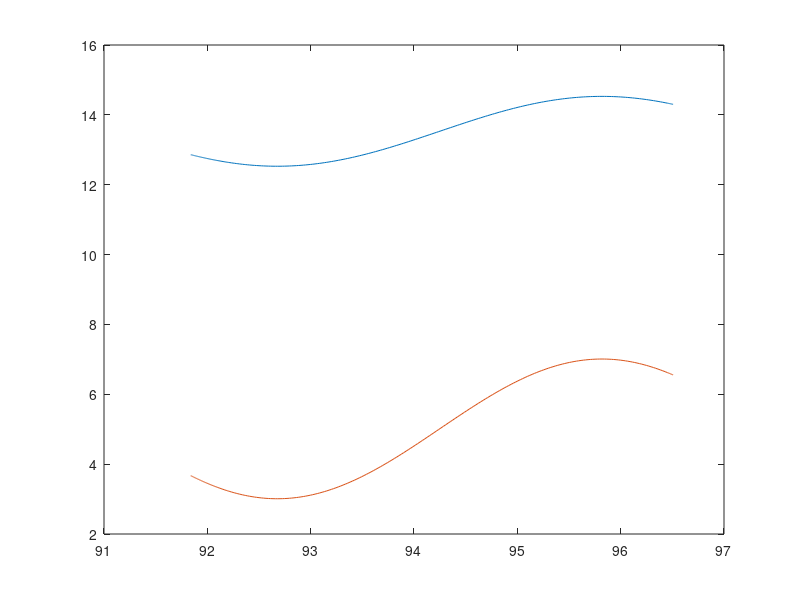

The MATLAB source for this figure: (Note: this script raises an error after producing the figure.)

function main()
    %This script is used for the random testing.
    %Below is an example of the possible use of the random testing.
    
    %Function to test, is not randomised
    fun = @cosbasic;
    
    %Size of the system
    size = 2;
    
    %Interval for the tspan
    tstart=-100;
    tend=100;
    
    %Interval for initial values
    y0start=1;
    y0end=100;
    
    %Event function
    events=@eventsbasic;   
    
    %Mass function, or mass matrix 
    mass=[];
    
    % Choice of the options to test, any combination of the following 
    % choices, (Note: 'massmatrix','massfunctime', and 'massfuncstate' 
    % should not be used at the same time):
    %
    %   'tol' - Will randomise AbsTol, RelTol, and NormControl
    %   'nonnegative' - Will randomise NonNegative
    %   'step' - Will randomise MaxStep and InitialStep
    %   'refine' - Will randomise Refine
    %   'events' - Will use the event function passed
    %   'massmatrix' - Will the mass as a matrix
    %   'massfunctime' - Will use mass as a time depedent function
    %   'massfuncstate' - Will use mass as a state-time depedent function
    %
    choices={'nonnegative','tol','step','refine','massmatrix'}
    fileID = fopen('test.txt','w');
    
    %Loop to execute a random test, in this example 10 tests will be
    %performed
    for i=1:10
        execute_test(fun,size,tstart,tend,y0start,y0end,events,mass,choices,fileID);
    end
    
    
end

function execute_test(fun,size,tstart,tend,y0start,y0end,events,mass,choices,textfile)
    succ = false;
    while ~succ
        [y0,tspan]=randInput(size,tstart,tend,y0start,y0end);
        options = odeset();
        te=[];
        ye=[];
        ie=[];
        if any(strcmp(choices,'tol'))
            options = randTol(options,y0);
            disp(options)
        end
        if any(strcmp(choices,'refine'))
            options = randRefine(options);
        end
        if any(strcmp(choices,'nonnegative'))
            options = randNN(options,y0);
        end
        if any(strcmp(choices,'step'))
            options = randStep(options);
        end
        if any(strcmp(choices,'events'))
            options = odeset(options,'Events',events);
        end
        if any(strcmp(choices,'massmatrix'))
            options = randMatrix(options,y0);
        end
        if any(strcmp(choices,'massfunctime'))
            options = odeset(options,'Events',mass,'MStateDependence','none');
        end
        if any(strcmp(choices,'massfuncstate'))
            options = odeset(options,'Mass',mass,'MStateDependence','weak');
        end
        try
            save('options')
            if any(strcmp(choices,'events'))
                [t,y,te,ye,ie]=ode45(fun,tspan,y0,options);
            else
                [t,y]=ode45(fun,tspan,y0,options);
            end
            sol=ode45(fun,tspan,y0,options);
            succ = true;
        catch
            warning('Test failed');
        end
    end
    plot(t,y)
    writetext(textfile,sol,tspan,y0,t,y,te,ye,ie);
end



%%
%
%   Write your ode, event, mass functions here
%
%

function dydt = cosbasic(t,y)
    dydt=[cos(t);2*cos(t)];
end

function dydt = trigbasic(t,y)
    dydt = [y(1)*cos(t);y(2)*sin(t)];
end

function dydt = polybasic(t,y)
    dydt = [0.02*(3*t^5-52*t^3+42*t^2+145*t+18);0.02*(3*t^5-52*t^3+42*t^2+145*t+18)];
end

function [value,isterminal,direction] = eventsbasic(t,y)
    value = [y(1),y(2)];
    isterminal = [1,0];
    direction = [1,-1];
end

%%



%%
function [y0,tspan] = randInput(size,start,en,y0start,y0end)
    bool = [0,1];
    y0exponent = zeros(1,floor(log10(y0end/y0start))+1);
    y0exponent(1) = y0start;
    for i = 2:length(y0exponent)
        y0exponent(i) = y0exponent(i-1)*10;
    end
    y0=zeros(size,1);
    for i=1:size
        y0(i) = rand * randsample(y0exponent,1);
    end
    if randsample(bool,1)
        t0= start + (en-start) .* rand;
        tend = t0 +(en-t0) .* rand;
        tspan = [t0,tend];
    elseif randsample(bool,1)
        t0= start + (en-start) .* rand;
        tend = t0 +(en-t0) .* rand;
        space = 1/ (50 + (1000-50) *rand);
        tspan = [t0:space:tend];
    else
        t0= start + (en-start) .* rand;
        tend = t0 +(en-t0) .* rand;
        space = 1 / (50 + (1000-50) *rand);
        num = round((tend-t0)/space);
        tspan=sort(rand(1,num)*(tend-t0) + t0);
        
    end
end

function option = randTol(opt,y0)
    bool = [0,1];
    absexponent = [1e-10,1e-9,1e-8,1e-7,1e-6,1e-5,1e-4,1e-3];
    relexponent = [1e-8,1e-7,1e-6,1e-5,1e-4,1e-3,1e-2,1e-1,1];
    randNorm=randsample(bool,1);
    if randNorm
        option=odeset(opt,'NormControl','on');
    else
        option=odeset(opt,'NormControl','off');
    end
    absArray=randsample(bool,1);
    if absArray && ~randNorm
        randAbs=rand(1,length(y0)).*randsample(absexponent,1)
    else
        randAbs=rand*randsample(absexponent,1);
    end
    option=odeset(option,'AbsTol',randAbs);
    option=odeset(option,'RelTol',rand*randsample(relexponent,1))
end

function option = randRefine(opt)
    option = odeset(opt,'Refine',floor(1 + 20 * rand));
end

function option = randNN(opt,y0)
    bool = [0,1];
    size = length(y0);
    index = [];
    for i = 1:size
        if randsample(bool,1)
            index = [index, i];
        end
    end
    option = odeset(opt,'NonNegative',index);
end

function option = randStep(opt)
    maxexponent = [1e-3,1e-2,1e-1,1,10];
    initexponent = [1e-5,1e-4,1e-3,1e-2,1e-1,1];
    option=odeset(opt,'MaxStep',rand*randsample(maxexponent,1));
    option=odeset(option,'InitialStep',rand*randsample(initexponent,1));
end


function option = randMatrix(opt,y0)
    massexponent = [1e-1,1,1e1];
    size = length(y0);
    mat = zeros(size,size);
    for i = 1:size
        for j = 1:size
            mat(i,j)=rand*randsample(massexponent,1);
        end
    end
    option = odeset(opt,'Mass',mat);
end


%%

%%

function writetext(fileID,sol,tspan,y0,t,y,te,ye,ie)
    
    %Inputs
    fprintf(fileID,'Function:');
    fprintf(fileID,'%s',func2str(sol.extdata.odefun));
    fprintf(fileID,' ');
    fprintf(fileID,'Tspan:');
    fprintf(fileID,'%.15f#',tspan);
    fprintf(fileID,' ');
    fprintf(fileID,'Y0:');
    fprintf(fileID,'%.15f#',y0);
    fprintf(fileID,' ');
    fprintf(fileID,'Varargin:');
    fprintf(fileID,'%.15f#',string(sol.extdata.varargin));
    fprintf(fileID,' ');
    
    %Options
    fprintf(fileID,'RelTol:');
    fprintf(fileID,'%.30f',sol.extdata.options.RelTol);
    fprintf(fileID,' ');
    fprintf(fileID,'AbsTol:');
    fprintf(fileID,'%.30f#',sol.extdata.options.AbsTol);
    fprintf(fileID,' ');
    fprintf(fileID,'NormControl:');
    fprintf(fileID,'%s',sol.extdata.options.NormControl);
    fprintf(fileID,' ');
    fprintf(fileID,'Refine:');
    fprintf(fileID,'%d',sol.extdata.options.Refine);
    fprintf(fileID,' ');
    fprintf(fileID,'Stats:');
    fprintf(fileID,'%s',sol.extdata.options.Stats);
    fprintf(fileID,' ');
    fprintf(fileID,'NonNegative:');
    fprintf(fileID,'%d#',sol.extdata.options.NonNegative);
    fprintf(fileID,' ');
    fprintf(fileID,'Events:');
    if isa(sol.extdata.options.Events,'function_handle')
        fprintf(fileID,'%s',func2str(sol.extdata.options.Events));
    end
    fprintf(fileID,' ');
    fprintf(fileID,'MaxStep:');
    fprintf(fileID,'%.15f',sol.extdata.options.MaxStep);
    fprintf(fileID,' ');
    fprintf(fileID,'InitialStep:');
    fprintf(fileID,'%.15f',sol.extdata.options.InitialStep);
    fprintf(fileID,' ');
    fprintf(fileID,'Mass:');
    if isa(sol.extdata.options.Mass,'function_handle')
        fprintf(fileID,'%s',func2str(sol.extdata.options.Mass));
    else
        fprintf(fileID,'%.15f#',sol.extdata.options.Mass);
    end
    fprintf(fileID,' ');
    fprintf(fileID,'MStateDependence:');
    fprintf(fileID,'%s',sol.extdata.options.MStateDependence);
    fprintf(fileID,' ');

    %Output
    fprintf(fileID,'Tout:');
    fprintf(fileID,'%.15f#',t);
    fprintf(fileID,' ');
    fprintf(fileID,'Yout:');
    fprintf(fileID,'%.15f#',y);
    fprintf(fileID,' ');
    fprintf(fileID,'Nsteps:');
    fprintf(fileID,'%d',sol.stats.nsteps);
    fprintf(fileID,' ');
    fprintf(fileID,'Nfailed:');
    fprintf(fileID,'%d',sol.stats.nfailed);
    fprintf(fileID,' ');
    fprintf(fileID,'Nfevals:');
    fprintf(fileID,'%d',sol.stats.nfevals);
    fprintf(fileID,' ');
    fprintf(fileID,'Teout:');
    if isa(sol.extdata.options.Events,'function_handle')
        fprintf(fileID,'%.15f#',te);
    end
    fprintf(fileID,' ');
    fprintf(fileID,'Yeout:');
    if isa(sol.extdata.options.Events,'function_handle')
        fprintf(fileID,'%.15f#',ye);
    end
    fprintf(fileID,' ');
    fprintf(fileID,'Ieout:');
    if isa(sol.extdata.options.Events,'function_handle')
        fprintf(fileID,'%d#',ie);
    end
    fprintf(fileID,'\n');
    
end